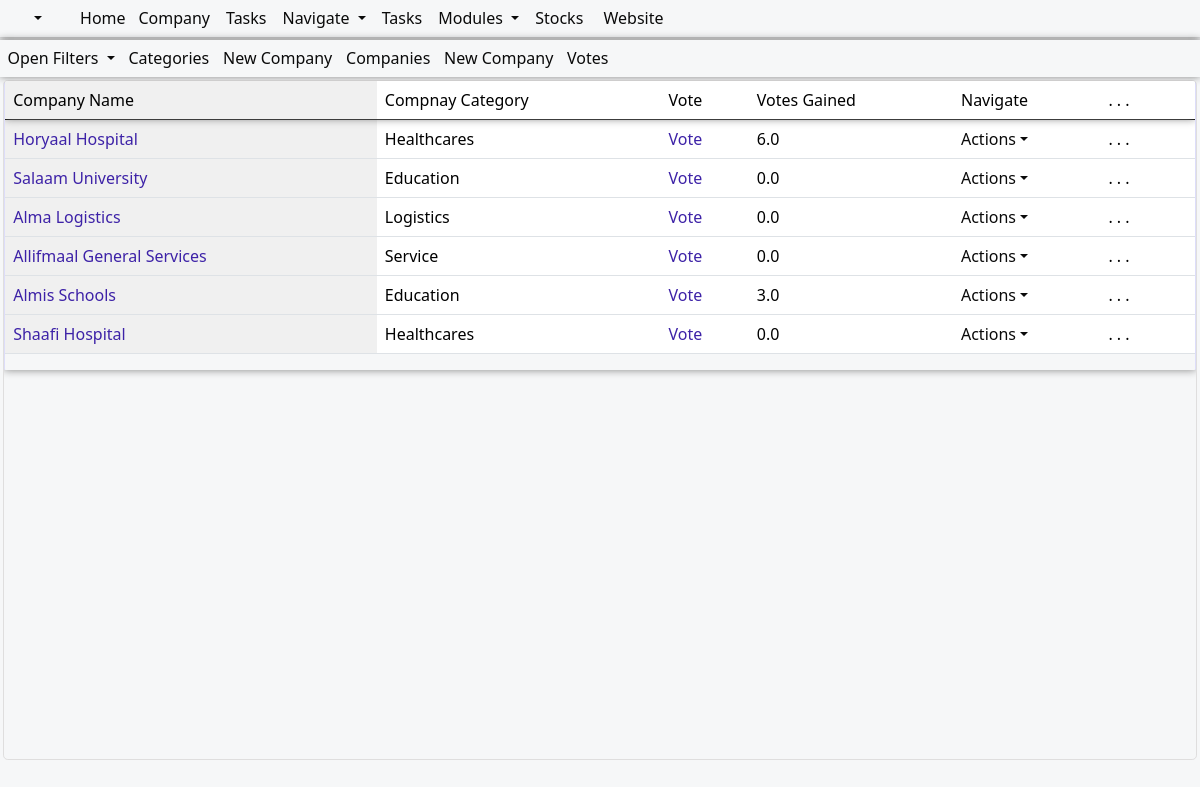
The app's page /Companies/, older data.
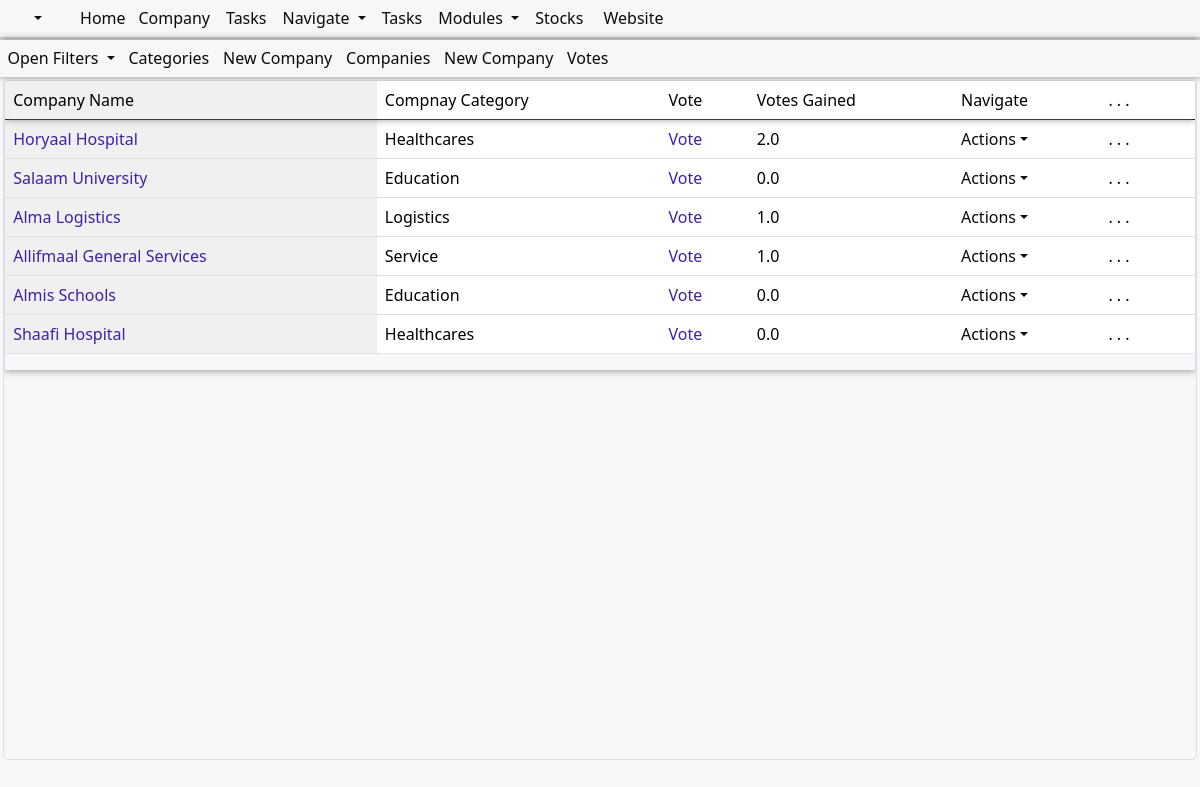
The same page, newer data.
### awards/models.py (models this page shows, shortened)
class CompaniesModel(models.Model):
    name= models.CharField(max_length=100,blank=False,null=True)
    category = models.ForeignKey(CategoriesModel, on_delete=models.SET_NULL, related_name='categores',null=True,blank=True)
    comments= models.CharField(null=True, blank=True, max_length=30)
    date=models.DateField(blank=True,null=True,auto_now_add=True)
    votes=models.DecimalField(max_digits=10,blank=True,null=True,decimal_places=1,default=0)

class CategoriesModel(models.Model):
    name= models.CharField(max_length=30,blank=False,null=True)
    comments= models.CharField(null=True, blank=True, max_length=30)
    date=models.DateField(blank=True,null=True,auto_now_add=True)
    def __str__(self):
        return str(self.name)

### awards/views.py (the view)
# urls.py: path('Companies/', views.companies, name="companies"),
def companies(request):
    try:
        title="Main Categories"
        allifqueryset=CompaniesModel.objects.all()
        context = {
            "title":title,
            "allifqueryset":allifqueryset,
        }
        return render(request,'awards/companies/companies.html',context)
    except Exception as ex:
        error_context={'error_message': ex,}
        return render(request,'awards/error/error.html',error_context)

### awards/templates/awards/companies/companies.html (shortened to what this page needs)
{% extends 'awards/base/uimainbase/allifmaaluibase.html'%}
{% load humanize %}
{% block body %}
<div class="allifmaal-main-container">
<div class="card-header">
  <div class="row mt-12" >
  <div class="col-md-12">
  <div class="container-fluid amel-content-header">
    <div class="dropdown allifmaal-content-dropdown">
      <a class="dropdown-toggle" type="button" id="dropdownMenuButton1" data-bs-toggle="dropdown" aria-expanded="false">
      Open Filters
      </a>
    </div>
    <a href="{% url 'awards:categories' %}">Categories</a>
    <a href="{% url 'awards:addCompany' %}">New Company</a>
    <a href="{% url 'awards:companies' %}">Companies</a>
    <a href="{% url 'awards:addCompany' %}">New Company</a>
    <a href="{% url 'awards:votes' %}">Votes</a>
  </div>
    </div>
    </div>
  </div>
    <div class="allifmaincontainer">
<div class="row mt-12">
  <div class="col-md-12">
  <div class="allif-scroll-table">
    <div class="table-responsive allif-full-table">
    <table class="table table-layout">
      <thead>
        <tr class="allif-table-header-row">
        <td class="allif-fix-table-col">Company Name</td>
        <td>Compnay Category</td>
        <td>Vote</td>
        <td>Votes Gained</td>
        <td>Navigate</td>
        <td> . . . </td>
        <td></td>
        </tr>
        </thead>
        <tbody class="allif-table-body">
        {% for item in allifqueryset %}
        <tr data-id="{{item.id}}">
        <td class="allif-fix-table-col"><a class="allif-table-links" href="{% url 'awards:editCompany' item.id %}">{{item.name}}</a></td>
        <td>
          {{item.category}}
        </td>
        <td class="allif-fix-table-col"><a class="allif-table-links" href="{% url 'awards:voteForCompany' item.id %}">Vote</a></td>
        <td>
          {{item.votes}}
        </td>
        <td>
          <div class="dropdown allifmaal-content-dropdown">
            <a href="#" onclick="showDropdown(event, this)" class="dropdown-toggle dropdown-item" type="button" id="dropdownMenuButton1" data-bs-toggle="dropdown" aria-expanded="false">Actions</a>
          </div>
        </td>
       <td> . . . </td>
       <td></td>
    </tr>
    {% endfor %}
      </tbody>
    </table>
    </div>
   </div>
</div>
</div>
</div>
</div>
  {% endblock %}

Row changes from the older to the newer data that the page shows:
changed CompaniesModel "Horyaal Hospital": votes "6.0" → "2.0"
changed CompaniesModel "Alma Logistics": votes "0.0" → "1.0"
changed CompaniesModel "Allifmaal General Services": votes "0.0" → "1.0"
changed CompaniesModel "Almis Schools": votes "3.0" → "0.0"
